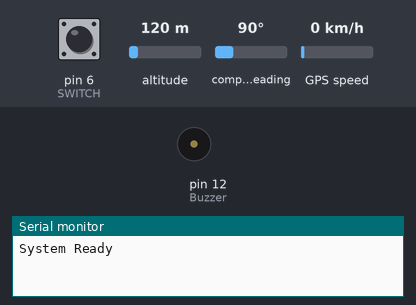
A sketch run on a simulated Arduino Uno, built with avr-gcc and run on an emulated ATmega328P. Shown: buzzer (waves = sounding, pin HIGH), the last lines printed to the serial monitor. The test bench sets the inputs (shaded band); at power-on: pin 6 (SWITCH) HIGH, altitude 120 m, compass heading 90°, GPS speed 0 km/h. The GPS gets a fix after 3 s at 37.7749, -122.4194 with 8 satellites; the modem accepts every AT command (registered, SIM ready, sends succeed) and sends nothing else.

Above: at 4.2 s.
4.3 s: pin 6 (SWITCH) pulled LOW for 0.15 s
At 4.9 s:
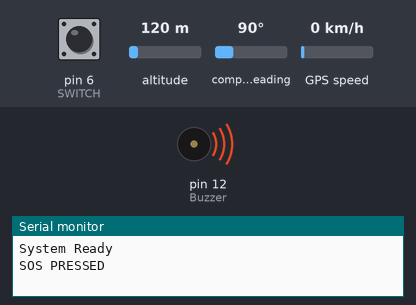
Timing chart, 0 to 11.8 s (numbered marks = the images above; inputs shaded):
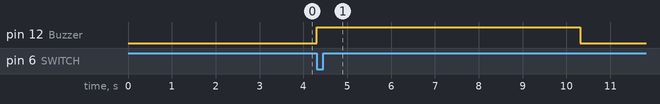

The sketch:

safelink2.ino
```cpp
#include <TinyGPS++.h>
#include <SoftwareSerial.h>
#include <AltSoftSerial.h>

/* ------------ GSM & GPS ------------ */

// GSM Module (SIM800 / SIM900)
SoftwareSerial Gsm(2, 3);   // RX, TX

// GPS Module (NEO-6M)
AltSoftSerial gpsSerial;    // D8 (RX), D9 (TX)
TinyGPSPlus gps;

/* ------------ PHONE NUMBER ------------ */

char phone_no[] = "+917254020251";   // change if needed

/* ------------ PINS ------------ */

const int SWITCH = 6;
const int Buzzer = 12;

/* ------------ SETUP ------------ */

void setup() {
  Serial.begin(9600);        // Serial Monitor
  Gsm.begin(115200);         // 🔥 IMPORTANT: GSM baud
  gpsSerial.begin(9600);     // GPS baud

  pinMode(SWITCH, INPUT_PULLUP);
  pinMode(Buzzer, OUTPUT);
  digitalWrite(Buzzer, LOW);

  delay(3000);
  Serial.println("System Ready");
}

/* ------------ LOOP ------------ */

void loop() {

  // Continuously read GPS data
  while (gpsSerial.available()) {
    gps.encode(gpsSerial.read());
  }

  if (digitalRead(SWITCH) == LOW) {
    digitalWrite(Buzzer, HIGH);
    Serial.println("SOS PRESSED");

    sendEmergencySMS();

    digitalWrite(Buzzer, LOW);
    delay(5000);   // avoid repeated SMS
  }
}

/* ------------ SEND SMS FUNCTION ------------ */

void sendEmergencySMS() {

  // Set GSM to text mode
  Gsm.print("AT+CMGF=1\r");
  delay(500);

  // SMS command
  Gsm.print("AT+CMGS=\"");
  Gsm.print(phone_no);
  Gsm.println("\"");
  delay(500);

  // If GPS location is valid
  if (gps.location.isValid()) {
    Gsm.print("EMERGENCY PLEASE HELP ME\n");
    Gsm.print("My Location:\n");
    Gsm.print("https://www.google.com/maps?q=");
    Gsm.print(gps.location.lat(), 6);
    Gsm.print(",");
    Gsm.print(gps.location.lng(), 6);

    Serial.println("SMS sent with GPS location");
  }
  // If GPS not available
  else {
    Gsm.print("EMERGENCY PLEASE HELP ME\n");
    Gsm.print("Location not available");

    Serial.println("SMS sent without GPS");
  }

  // End SMS
  Gsm.write(26);   // CTRL+Z
  delay(5000);
}
```

Measured:
- after the input at 4.3 s, pin 12 (Buzzer): LOW → HIGH at once, → LOW 6.0 s later
